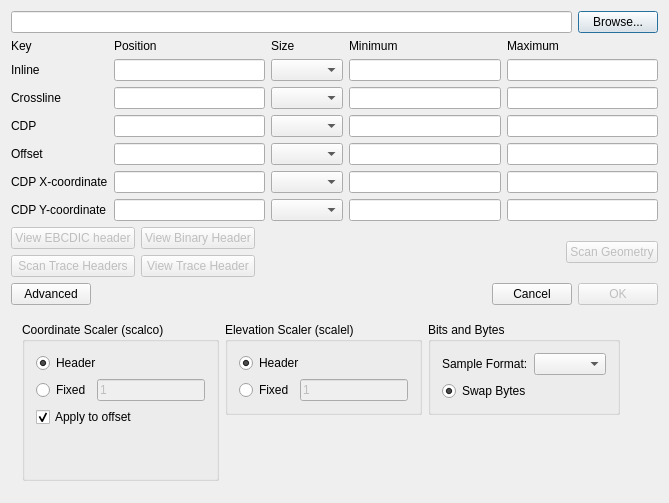
<?xml version="1.0" encoding="UTF-8"?>
<ui version="4.0">
 <class>SegyInputDialog</class>
 <widget class="QDialog" name="SegyInputDialog">
  <property name="geometry">
   <rect>
    <x>0</x>
    <y>0</y>
    <width>797</width>
    <height>642</height>
   </rect>
  </property>
  <property name="windowTitle">
   <string>Dialog</string>
  </property>
  <property name="windowIcon">
   <iconset resource="../ProjectViewer/icons.qrc">
    <normaloff>:/icons/images/logo_fs_64x64.png</normaloff>:/icons/images/logo_fs_64x64.png</iconset>
  </property>
  <layout class="QVBoxLayout" name="verticalLayout_7">
   <property name="sizeConstraint">
    <enum>QLayout::SetFixedSize</enum>
   </property>
   <item>
    <layout class="QVBoxLayout" name="verticalLayout_2">
     <item>
      <layout class="QHBoxLayout" name="horizontalLayout">
       <item>
        <widget class="QLineEdit" name="leFilename"/>
       </item>
       <item>
        <widget class="QPushButton" name="pbBrowse">
         <property name="whatsThis">
          <string comment="abc" extracomment="Click here to browse for a SEGY file."/>
         </property>
         <property name="text">
          <string>Browse...</string>
         </property>
        </widget>
       </item>
      </layout>
     </item>
     <item>
      <layout class="QGridLayout" name="gridLayout">
       <item row="0" column="0">
        <widget class="QLabel" name="label">
         <property name="text">
          <string>Key</string>
         </property>
        </widget>
       </item>
       <item row="0" column="1">
        <widget class="QLabel" name="label_3">
         <property name="text">
          <string>Position</string>
         </property>
        </widget>
       </item>
       <item row="0" column="2">
        <widget class="QLabel" name="label_2">
         <property name="text">
          <string>Size</string>
         </property>
        </widget>
       </item>
       <item row="0" column="3">
        <widget class="QLabel" name="label_4">
         <property name="text">
          <string>Minimum</string>
         </property>
        </widget>
       </item>
       <item row="0" column="4">
        <widget class="QLabel" name="label_5">
         <property name="text">
          <string>Maximum</string>
         </property>
        </widget>
       </item>
       <item row="1" column="0">
        <widget class="QLabel" name="lbIline">
         <property name="text">
          <string>Inline</string>
         </property>
        </widget>
       </item>
       <item row="1" column="1">
        <widget class="QLineEdit" name="lePosIline"/>
       </item>
       <item row="1" column="2">
        <widget class="QComboBox" name="cbSizeIline">
         <property name="currentText">
          <string/>
         </property>
        </widget>
       </item>
       <item row="1" column="3">
        <widget class="QLineEdit" name="leMinIline">
         <property name="readOnly">
          <bool>true</bool>
         </property>
        </widget>
       </item>
       <item row="1" column="4">
        <widget class="QLineEdit" name="leMaxIline">
         <property name="readOnly">
          <bool>true</bool>
         </property>
        </widget>
       </item>
       <item row="2" column="0">
        <widget class="QLabel" name="lbXline">
         <property name="text">
          <string>Crossline</string>
         </property>
        </widget>
       </item>
       <item row="2" column="1">
        <widget class="QLineEdit" name="lePosXline"/>
       </item>
       <item row="2" column="2">
        <widget class="QComboBox" name="cbSizeXline">
         <property name="currentText">
          <string/>
         </property>
        </widget>
       </item>
       <item row="2" column="3">
        <widget class="QLineEdit" name="leMinXline">
         <property name="readOnly">
          <bool>true</bool>
         </property>
        </widget>
       </item>
       <item row="2" column="4">
        <widget class="QLineEdit" name="leMaxXline">
         <property name="readOnly">
          <bool>true</bool>
         </property>
        </widget>
       </item>
       <item row="3" column="0">
        <widget class="QLabel" name="lbCDP">
         <property name="text">
          <string>CDP</string>
         </property>
        </widget>
       </item>
       <item row="3" column="1">
        <widget class="QLineEdit" name="lePosCDP"/>
       </item>
       <item row="3" column="2">
        <widget class="QComboBox" name="cbSizeCDP">
         <property name="currentText">
          <string/>
         </property>
        </widget>
       </item>
       <item row="3" column="3">
        <widget class="QLineEdit" name="leMinCDP">
         <property name="readOnly">
          <bool>true</bool>
         </property>
        </widget>
       </item>
       <item row="3" column="4">
        <widget class="QLineEdit" name="leMaxCDP">
         <property name="readOnly">
          <bool>true</bool>
         </property>
        </widget>
       </item>
       <item row="4" column="0">
        <widget class="QLabel" name="lbOffset">
         <property name="text">
          <string>Offset</string>
         </property>
        </widget>
       </item>
       <item row="4" column="1">
        <widget class="QLineEdit" name="lePosOffset"/>
       </item>
       <item row="4" column="2">
        <widget class="QComboBox" name="cbSizeOffset">
         <property name="currentText">
          <string/>
         </property>
        </widget>
       </item>
       <item row="4" column="3">
        <widget class="QLineEdit" name="leMinOffset">
         <property name="readOnly">
          <bool>true</bool>
         </property>
        </widget>
       </item>
       <item row="4" column="4">
        <widget class="QLineEdit" name="leMaxOffset">
         <property name="readOnly">
          <bool>true</bool>
         </property>
        </widget>
       </item>
       <item row="5" column="0">
        <widget class="QLabel" name="lbCDPX">
         <property name="text">
          <string>CDP X-coordinate</string>
         </property>
        </widget>
       </item>
       <item row="5" column="1">
        <widget class="QLineEdit" name="lePosCDPX"/>
       </item>
       <item row="5" column="2">
        <widget class="QComboBox" name="cbSizeCDPX">
         <property name="currentText">
          <string/>
         </property>
        </widget>
       </item>
       <item row="5" column="3">
        <widget class="QLineEdit" name="leMinCDPX">
         <property name="readOnly">
          <bool>true</bool>
         </property>
        </widget>
       </item>
       <item row="5" column="4">
        <widget class="QLineEdit" name="leMaxCDPX">
         <property name="readOnly">
          <bool>true</bool>
         </property>
        </widget>
       </item>
       <item row="6" column="0">
        <widget class="QLabel" name="lbCDPY">
         <property name="text">
          <string>CDP Y-coordinate</string>
         </property>
        </widget>
       </item>
       <item row="6" column="1">
        <widget class="QLineEdit" name="lePosCDPY"/>
       </item>
       <item row="6" column="2">
        <widget class="QComboBox" name="cbSizeCDPY">
         <property name="currentText">
          <string/>
         </property>
        </widget>
       </item>
       <item row="6" column="3">
        <widget class="QLineEdit" name="leMinCDPY">
         <property name="readOnly">
          <bool>true</bool>
         </property>
        </widget>
       </item>
       <item row="6" column="4">
        <widget class="QLineEdit" name="leMaxCDPY">
         <property name="readOnly">
          <bool>true</bool>
         </property>
        </widget>
       </item>
      </layout>
     </item>
     <item>
      <layout class="QGridLayout" name="gridLayout_3">
       <item row="0" column="0">
        <layout class="QGridLayout" name="gridLayout_2">
         <item row="0" column="0">
          <widget class="QPushButton" name="pbEBCDIC">
           <property name="enabled">
            <bool>false</bool>
           </property>
           <property name="text">
            <string>View EBCDIC header</string>
           </property>
          </widget>
         </item>
         <item row="0" column="1">
          <widget class="QPushButton" name="pbBinary">
           <property name="enabled">
            <bool>false</bool>
           </property>
           <property name="text">
            <string>View Binary Header</string>
           </property>
          </widget>
         </item>
         <item row="1" column="0">
          <widget class="QPushButton" name="pbScanTraceHeaders">
           <property name="enabled">
            <bool>false</bool>
           </property>
           <property name="text">
            <string>Scan Trace Headers</string>
           </property>
          </widget>
         </item>
         <item row="1" column="1">
          <widget class="QPushButton" name="pbTraceHeader">
           <property name="enabled">
            <bool>false</bool>
           </property>
           <property name="text">
            <string>View Trace Header</string>
           </property>
          </widget>
         </item>
        </layout>
       </item>
       <item row="0" column="1">
        <spacer name="horizontalSpacer_2">
         <property name="orientation">
          <enum>Qt::Horizontal</enum>
         </property>
         <property name="sizeHint" stdset="0">
          <size>
           <width>40</width>
           <height>20</height>
          </size>
         </property>
        </spacer>
       </item>
       <item row="0" column="2">
        <widget class="QPushButton" name="btScan">
         <property name="enabled">
          <bool>false</bool>
         </property>
         <property name="text">
          <string>Scan Geometry</string>
         </property>
        </widget>
       </item>
      </layout>
     </item>
     <item>
      <layout class="QHBoxLayout" name="horizontalLayout_3">
       <item>
        <widget class="QPushButton" name="pbAdvanced">
         <property name="text">
          <string>Advanced</string>
         </property>
         <property name="checkable">
          <bool>true</bool>
         </property>
        </widget>
       </item>
       <item>
        <spacer name="horizontalSpacer">
         <property name="orientation">
          <enum>Qt::Horizontal</enum>
         </property>
         <property name="sizeHint" stdset="0">
          <size>
           <width>40</width>
           <height>20</height>
          </size>
         </property>
        </spacer>
       </item>
       <item>
        <widget class="QPushButton" name="pbCancel">
         <property name="text">
          <string>Cancel</string>
         </property>
        </widget>
       </item>
       <item>
        <widget class="QPushButton" name="pbOK">
         <property name="enabled">
          <bool>false</bool>
         </property>
         <property name="text">
          <string>OK</string>
         </property>
        </widget>
       </item>
      </layout>
     </item>
    </layout>
   </item>
   <item>
    <widget class="QWidget" name="wdAdvanced" native="true">
     <layout class="QHBoxLayout" name="horizontalLayout_10">
      <item>
       <layout class="QVBoxLayout" name="verticalLayout_6">
        <item>
         <widget class="QGroupBox" name="gbScalco">
          <property name="title">
           <string>Coordinate Scaler (scalco)</string>
          </property>
          <layout class="QVBoxLayout" name="verticalLayout_13">
           <item>
            <widget class="QRadioButton" name="rbScalcoHeader">
             <property name="text">
              <string>Header</string>
             </property>
             <property name="checked">
              <bool>true</bool>
             </property>
            </widget>
           </item>
           <item>
            <layout class="QHBoxLayout" name="horizontalLayout_5">
             <item>
              <widget class="QRadioButton" name="rbScalcoFixed">
               <property name="text">
                <string>Fixed</string>
               </property>
              </widget>
             </item>
             <item>
              <widget class="QLineEdit" name="leScalco">
               <property name="enabled">
                <bool>false</bool>
               </property>
               <property name="text">
                <string>1</string>
               </property>
              </widget>
             </item>
            </layout>
           </item>
           <item>
            <widget class="QCheckBox" name="cbScaleOffset">
             <property name="enabled">
              <bool>true</bool>
             </property>
             <property name="text">
              <string>Apply to offset</string>
             </property>
             <property name="checked">
              <bool>true</bool>
             </property>
            </widget>
           </item>
           <item>
            <spacer name="verticalSpacer_5">
             <property name="orientation">
              <enum>Qt::Vertical</enum>
             </property>
             <property name="sizeHint" stdset="0">
              <size>
               <width>20</width>
               <height>40</height>
              </size>
             </property>
            </spacer>
           </item>
          </layout>
         </widget>
        </item>
       </layout>
      </item>
      <item>
       <layout class="QVBoxLayout" name="verticalLayout">
        <item>
         <widget class="QGroupBox" name="gbScalel">
          <property name="title">
           <string>Elevation Scaler (scalel)</string>
          </property>
          <layout class="QVBoxLayout" name="verticalLayout_5">
           <item>
            <widget class="QRadioButton" name="rbScalelHeader">
             <property name="text">
              <string>Header</string>
             </property>
             <property name="checked">
              <bool>true</bool>
             </property>
            </widget>
           </item>
           <item>
            <layout class="QHBoxLayout" name="horizontalLayout_4">
             <item>
              <widget class="QRadioButton" name="rbScalelFixed">
               <property name="text">
                <string>Fixed</string>
               </property>
              </widget>
             </item>
             <item>
              <widget class="QLineEdit" name="leScalel">
               <property name="enabled">
                <bool>false</bool>
               </property>
               <property name="text">
                <string>1</string>
               </property>
              </widget>
             </item>
            </layout>
           </item>
          </layout>
         </widget>
        </item>
        <item>
         <spacer name="verticalSpacer_4">
          <property name="orientation">
           <enum>Qt::Vertical</enum>
          </property>
          <property name="sizeHint" stdset="0">
           <size>
            <width>20</width>
            <height>40</height>
           </size>
          </property>
         </spacer>
        </item>
       </layout>
      </item>
      <item>
       <layout class="QVBoxLayout" name="verticalLayout_4">
        <item>
         <widget class="QGroupBox" name="gbFormat">
          <property name="title">
           <string>Bits and Bytes</string>
          </property>
          <layout class="QVBoxLayout" name="verticalLayout_3">
           <item>
            <layout class="QHBoxLayout" name="horizontalLayout_2">
             <item>
              <widget class="QLabel" name="label_6">
               <property name="text">
                <string>Sample Format:</string>
               </property>
               <property name="buddy">
                <cstring>cbFormat</cstring>
               </property>
              </widget>
             </item>
             <item>
              <widget class="QComboBox" name="cbFormat"/>
             </item>
            </layout>
           </item>
           <item>
            <widget class="QRadioButton" name="rbSwapBytes">
             <property name="text">
              <string>Swap Bytes</string>
             </property>
             <property name="checked">
              <bool>true</bool>
             </property>
            </widget>
           </item>
          </layout>
         </widget>
        </item>
        <item>
         <spacer name="verticalSpacer">
          <property name="orientation">
           <enum>Qt::Vertical</enum>
          </property>
          <property name="sizeHint" stdset="0">
           <size>
            <width>20</width>
            <height>40</height>
           </size>
          </property>
         </spacer>
        </item>
       </layout>
      </item>
      <item>
       <spacer name="horizontalSpacer_3">
        <property name="orientation">
         <enum>Qt::Horizontal</enum>
        </property>
        <property name="sizeType">
         <enum>QSizePolicy::Expanding</enum>
        </property>
        <property name="sizeHint" stdset="0">
         <size>
          <width>27</width>
          <height>20</height>
         </size>
        </property>
       </spacer>
      </item>
     </layout>
    </widget>
   </item>
  </layout>
 </widget>
 <layoutdefault spacing="6" margin="11"/>
 <tabstops>
  <tabstop>leFilename</tabstop>
  <tabstop>pbBrowse</tabstop>
  <tabstop>lePosIline</tabstop>
  <tabstop>cbSizeIline</tabstop>
  <tabstop>lePosXline</tabstop>
  <tabstop>cbSizeXline</tabstop>
  <tabstop>lePosCDP</tabstop>
  <tabstop>cbSizeCDP</tabstop>
  <tabstop>lePosOffset</tabstop>
  <tabstop>cbSizeOffset</tabstop>
  <tabstop>lePosCDPX</tabstop>
  <tabstop>cbSizeCDPX</tabstop>
  <tabstop>lePosCDPY</tabstop>
  <tabstop>cbSizeCDPY</tabstop>
  <tabstop>pbEBCDIC</tabstop>
  <tabstop>btScan</tabstop>
  <tabstop>leMaxCDP</tabstop>
  <tabstop>leMinIline</tabstop>
  <tabstop>leMaxIline</tabstop>
  <tabstop>leMinCDPY</tabstop>
  <tabstop>leMinCDPX</tabstop>
  <tabstop>leMinXline</tabstop>
  <tabstop>leMaxXline</tabstop>
  <tabstop>leMinCDP</tabstop>
  <tabstop>leMaxCDPY</tabstop>
  <tabstop>leMinOffset</tabstop>
  <tabstop>leMaxOffset</tabstop>
  <tabstop>leMaxCDPX</tabstop>
 </tabstops>
 <resources>
  <include location="../ProjectViewer/icons.qrc"/>
 </resources>
 <connections>
  <connection>
   <sender>rbScalelFixed</sender>
   <signal>toggled(bool)</signal>
   <receiver>leScalel</receiver>
   <slot>setEnabled(bool)</slot>
   <hints>
    <hint type="sourcelabel">
     <x>625</x>
     <y>463</y>
    </hint>
    <hint type="destinationlabel">
     <x>812</x>
     <y>460</y>
    </hint>
   </hints>
  </connection>
  <connection>
   <sender>pbAdvanced</sender>
   <signal>toggled(bool)</signal>
   <receiver>wdAdvanced</receiver>
   <slot>setVisible(bool)</slot>
   <hints>
    <hint type="sourcelabel">
     <x>53</x>
     <y>369</y>
    </hint>
    <hint type="destinationlabel">
     <x>426</x>
     <y>453</y>
    </hint>
   </hints>
  </connection>
  <connection>
   <sender>pbCancel</sender>
   <signal>clicked()</signal>
   <receiver>SegyInputDialog</receiver>
   <slot>reject()</slot>
   <hints>
    <hint type="sourcelabel">
     <x>718</x>
     <y>373</y>
    </hint>
    <hint type="destinationlabel">
     <x>476</x>
     <y>200</y>
    </hint>
   </hints>
  </connection>
  <connection>
   <sender>rbScalcoFixed</sender>
   <signal>toggled(bool)</signal>
   <receiver>leScalco</receiver>
   <slot>setEnabled(bool)</slot>
   <hints>
    <hint type="sourcelabel">
     <x>327</x>
     <y>463</y>
    </hint>
    <hint type="destinationlabel">
     <x>527</x>
     <y>460</y>
    </hint>
   </hints>
  </connection>
 </connections>
</ui>
